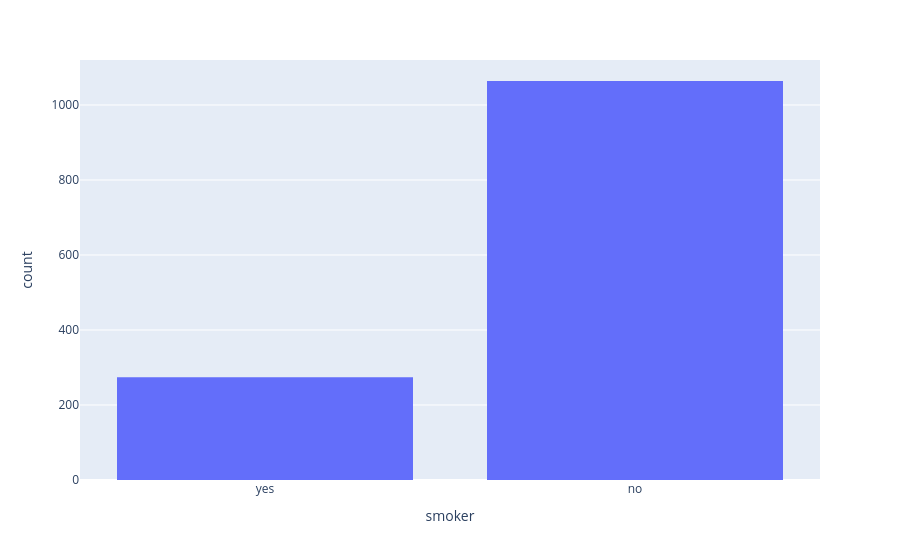

Source (notebook cell):
### Code cell
px.histogram(df, x = 'smoker')

### Figure 1 — Plotly figure (JSON) as saved in the notebook; plotly's stock layout.template omitted (floating-point values rounded to 4 significant figures; data arrays with more than 128 entries replaced by an {"elided": "..."} marker saying what was removed)
{"data": [{"bingroup": "x", "hovertemplate": "smoker=%{x}<br>count=%{y}<extra></extra>", "legendgroup": "", "marker": {"color": "#636efa", "pattern": {"shape": ""}}, "name": "", "orientation": "v", "showlegend": false, "type": "histogram", "x": {"elided": "1338 str values"}, "xaxis": "x", "yaxis": "y"}], "layout": {"barmode": "relative", "legend": {"tracegroupgap": 0}, "margin": {"t": 60}, "xaxis": {"anchor": "y", "domain": [0, 1], "title": {"text": "smoker"}}, "yaxis": {"anchor": "x", "domain": [0, 1], "title": {"text": "count"}}}}
